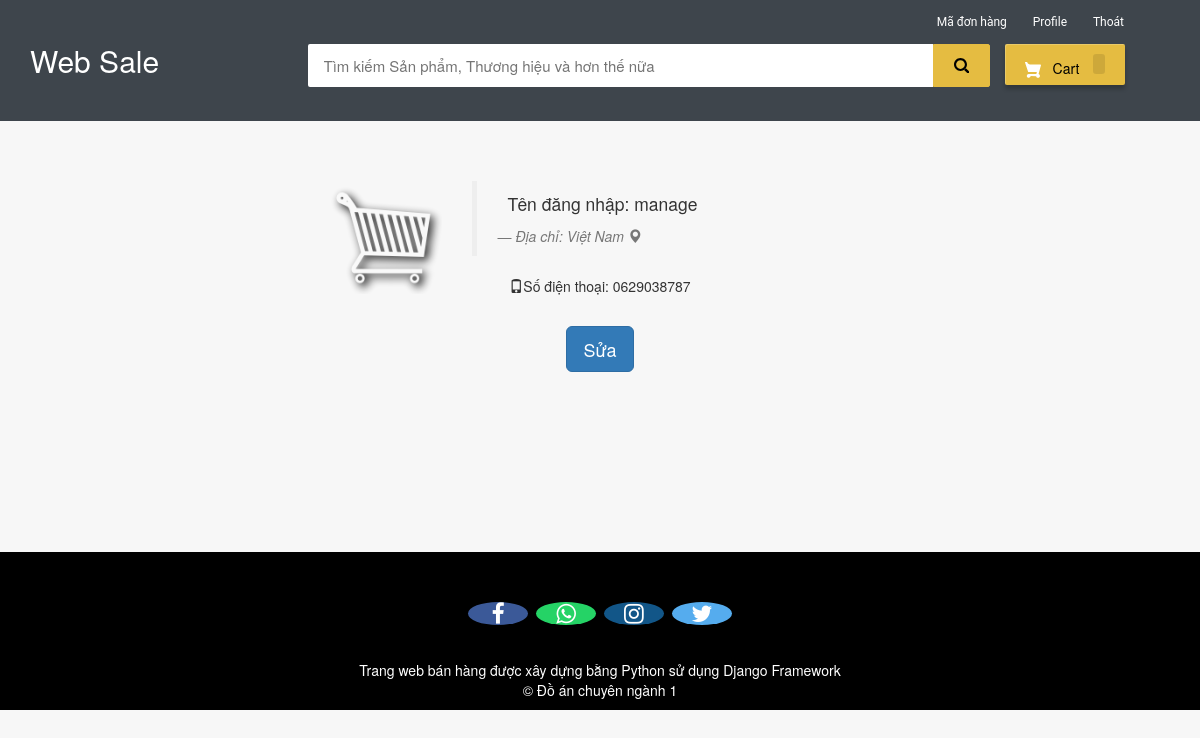
/my-profile (signed in), run on the app's committed database.
### ecom/models.py (models this page shows, shortened)
class Customer(models.Model):
    user=models.OneToOneField(User,on_delete=models.CASCADE)
    profile_pic= models.ImageField(upload_to='profile_pic/CustomerProfilePic/',null=True,blank=True)
    address = models.CharField(max_length=40)
    mobile = models.CharField(max_length=20,null=False)

### ecom/views.py (the view)
# urls.py: path('my-profile', views.my_profile_view,name='my-profile'),
@login_required(login_url='customerlogin')
@user_passes_test(is_customer)
def my_profile_view(request):
    customer=models.Customer.objects.get(user_id=request.user.id)
    return render(request,'ecom/my_profile.html',{'customer':customer})

### ecom/views.py (called while the page is built)
def is_customer(user):
    return user.groups.filter(name='CUSTOMER').exists()

### templates/ecom/my_profile.html (shortened to what this page needs)
{% extends 'ecom/customer_base.html' %}
{% load static %}
{% block content %}
<br><br><br>
<div style="padding-left:300px;" class="container">
        <div class="col-sm-2 col-md-2">
            <img src="{% static customer.profile_pic.url %}"   alt="profile pic" class="img-rounded img-responsive" />
        </div>
        <div class="col-sm-4 col-md-4">
            <blockquote>
                <p>Tên đăng nhập: {{request.user}}</p> <small><cite title="Source Title">Địa chỉ: {{customer.address}}  <i class="glyphicon glyphicon-map-marker"></i></cite></small>
            </blockquote>
            <p><i class="glyphicon glyphicon-phone"></i>Số điện thoại: {{customer.mobile}}
            </p>
        </div>
</div>
<br>
<div style="text-align: center;">
  <a href="/edit-profile"><button class="btn btn-primary btn-lg" ><span>Sửa </span></button></a>
</div>
<br><br><br><br><br><br>
{% endblock content %}

### templates/ecom/customer_base.html (style rules this page uses)
body { background-color: #f7f7f7; }
p { text-align: center; }

### templates/ecom/my_profile.html (style rules this page uses)
body { background-color:#f7f7f7; }

### data on the page
Customer: profile_pic (picture), address "Việt Nam", mobile "0629038787"

### other printed values
{{ request.user }} "manage"
